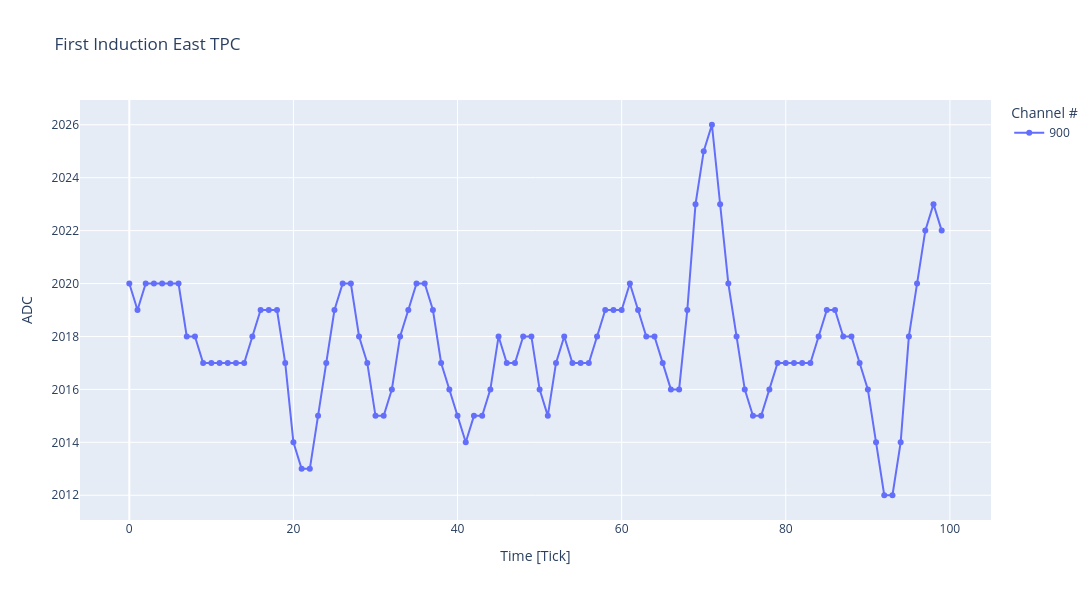

Write notebook code for a chart like this one.
### Code cell
channel = 100
files = []
Event = [111]#,606,735,745,835,1116,1377,1560,1592,1785]
for event in Event:
    files.append(f"/Users/danielcarber/Documents/SBND/Noise Analysis/data/run12802/waveform_{event}.root")

#print(np.median(Waveform_df['Channel_1'][:np.argmax(Waveform_df['Channel_1'])-20]))
fig = make_subplots(rows=1,cols=1)

Waveform_df = {}
ch_id = 0
file = uproot.open(files[0])
raw_rms = file['tpc_noise;1']['UB_plane'].array().to_list()
for r,rms in tqdm(enumerate(raw_rms)):
    if r%3415 == 0:
        Waveform_df[f'Channel_{ch_id}'] = []
        Waveform_df[f'Channel_{ch_id}'].append(rms)
        ch_id +=1
    else:
        Waveform_df[f'Channel_{ch_id-1}'].append(rms)
Waveform_df = pd.DataFrame(Waveform_df)
push = 0

for channel in range(900,901,1):
    pulse_1 = Waveform_df[f'Channel_{channel}'][0:np.argmax(Waveform_df[f'Channel_{channel}'])-100]
    number_min = len(pulse_1[pulse_1 < 550])
    number_max = len(pulse_1[pulse_1 > 2100])
    #if (number_min > 2 or number_max>2):
        #pulse = Waveform_df[f'Channel_{channel}'][1400:1600]
    #    continue
    pulse = list(Waveform_df[f'Channel_{channel}'][3314:3414])
    #pulse.reverse()
    median = np.median(Waveform_df[f'Channel_{channel}'][0:700])
    push+=1
    #plt.scatter(range(300),Waveform_df[f'Channel_650'][np.argmax(Waveform_df['Channel_650'])-150:np.argmax(Waveform_df['Channel_650'])+150] ,alpha = .8,s = 5, label = f"Event {Event[f]}")
#pulse = np.divide(pulse,push)
    fig.add_trace(go.Scatter(x=list(range(2300)),y =pulse,name=f"{channel}",mode = 'markers+lines'),row=1,col=1)
fig.update_layout(height = 600, width = 2200,showlegend = True)
fig.update_layout(
title=f"First Induction East TPC",
xaxis_title="Time [Tick]",
yaxis_title="ADC",
legend_title="Channel #",)
#plt.ylim(-100,5000)
#plt.xlim(np.argmax(Waveform_df['Channel_1'])-100,np.argmax(Waveform_df['Channel_1'])+100)
#plt.yscale("log")
#plt.legend(loc = "upper right")
#plt.xlabel("Time [Ticks]")
#plt.ylabel("ADC")
#plt.title("Example Waveform Channel 873")
#plt.show()
fig.show()

### Figure 1 — Plotly figure (JSON) as saved in the notebook; plotly's stock layout.template omitted (floating-point values rounded to 4 significant figures; data arrays with more than 128 entries replaced by an {"elided": "..."} marker saying what was removed)
{"data": [{"mode": "markers+lines", "name": "900", "type": "scatter", "x": {"elided": "2300 int values"}, "xaxis": "x", "y": [2020, 2019, 2020, 2020, 2020, 2020, 2020, 2018, 2018, 2017, 2017, 2017, 2017, 2017, 2017, 2018, 2019, 2019, 2019, 2017, 2014, 2013, 2013, 2015, 2017, 2019, 2020, 2020, 2018, 2017, 2015, 2015, 2016, 2018, 2019, 2020, 2020, 2019, 2017, 2016, 2015, 2014, 2015, 2015, 2016, 2018, 2017, 2017, 2018, 2018, 2016, 2015, 2017, 2018, 2017, 2017, 2017, 2018, 2019, 2019, 2019, 2020, 2019, 2018, 2018, 2017, 2016, 2016, 2019, 2023, 2025, 2026, 2023, 2020, 2018, 2016, 2015, 2015, 2016, 2017, 2017, 2017, 2017, 2017, 2018, 2019, 2019, 2018, 2018, 2017, 2016, 2014, 2012, 2012, 2014, 2018, 2020, 2022, 2023, 2022], "yaxis": "y"}], "layout": {"height": 600, "legend": {"title": {"text": "Channel #"}}, "showlegend": true, "title": {"text": "First Induction East TPC"}, "width": 2200, "xaxis": {"anchor": "y", "domain": [0, 1], "title": {"text": "Time [Tick]"}}, "yaxis": {"anchor": "x", "domain": [0, 1], "title": {"text": "ADC"}}}}
